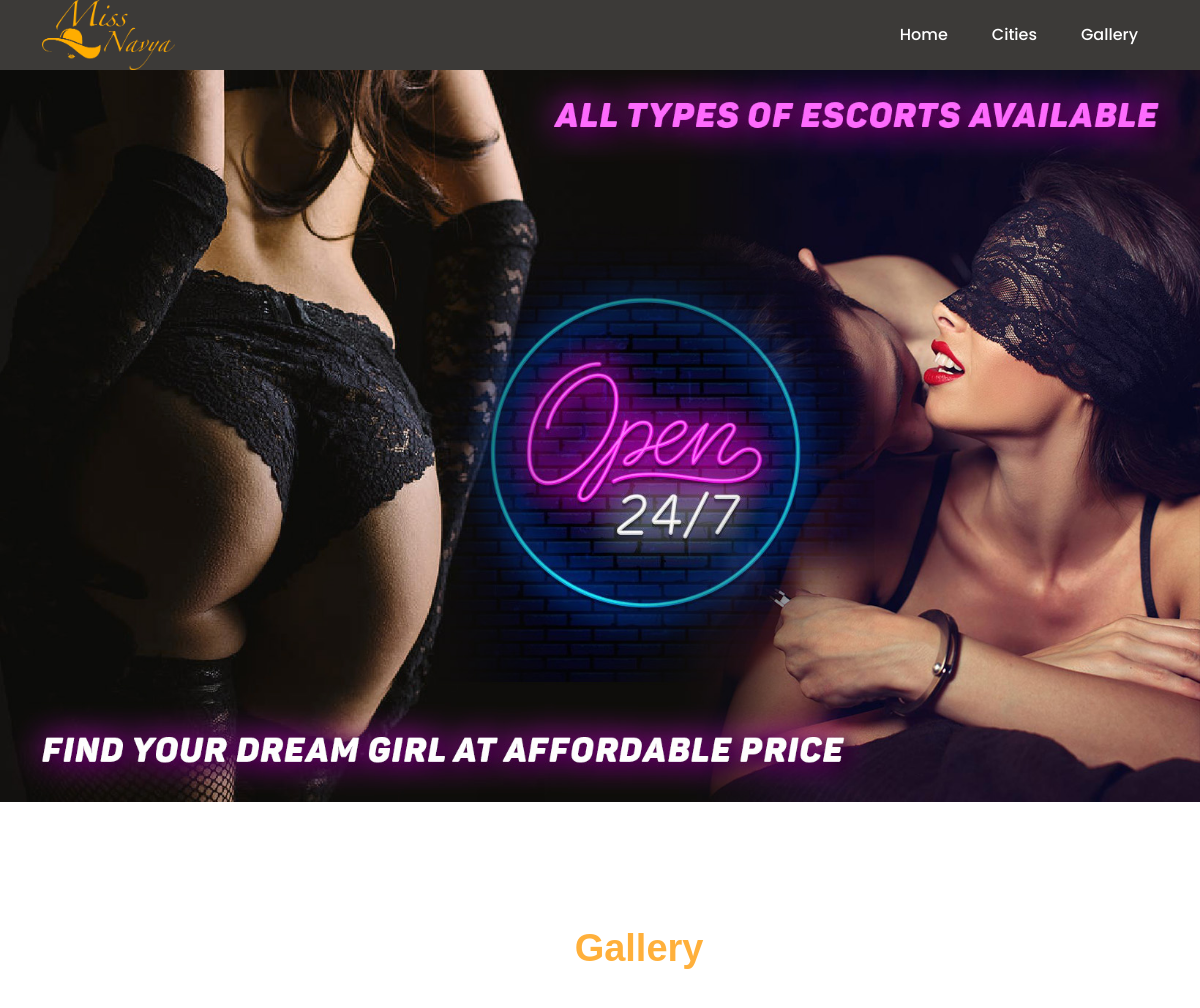
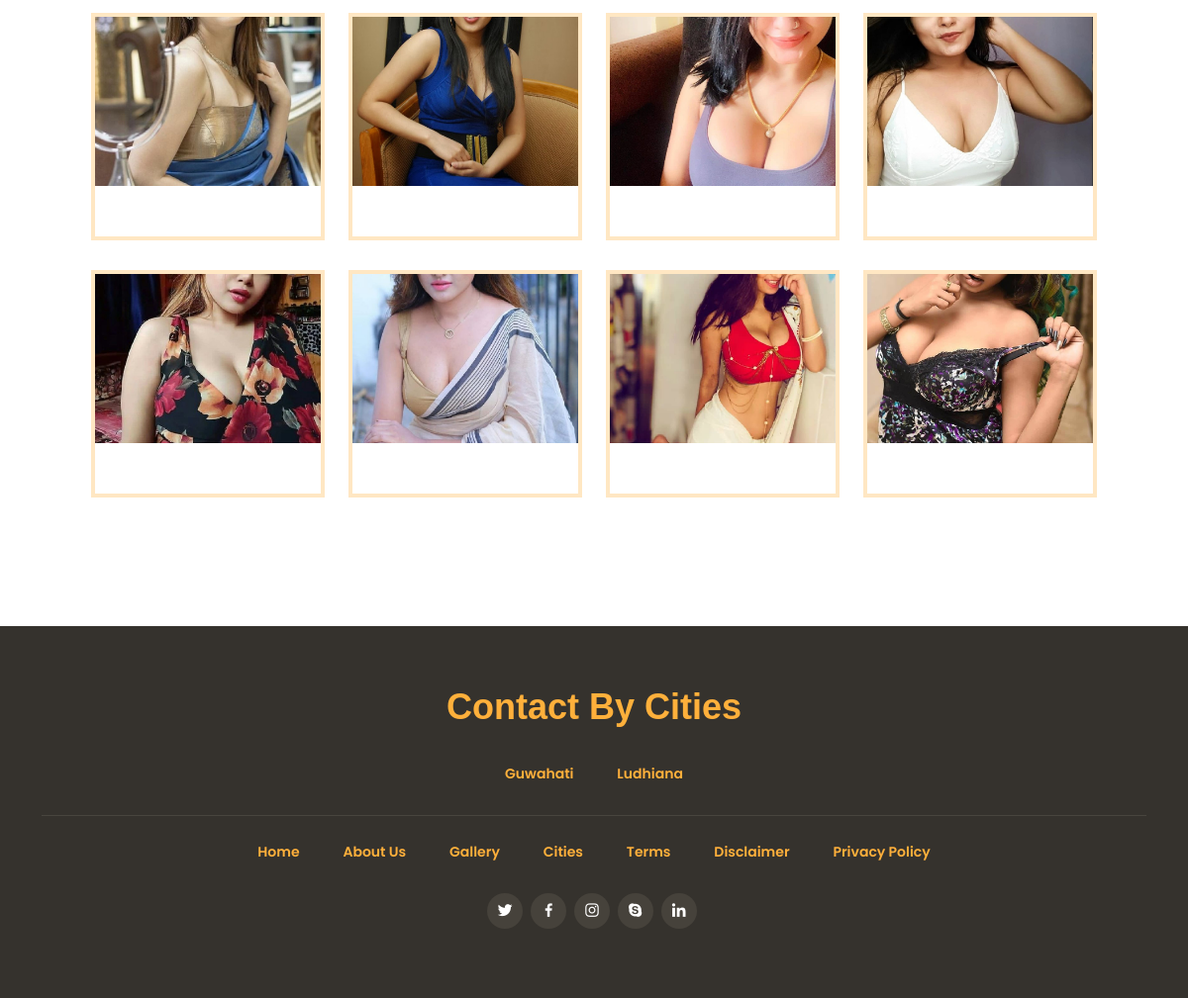
/gallery.php, run on the app's committed database (2 pictures, top to bottom).
### tables this page shows
CREATE TABLE `websiteheader` (
  `id` int(11) NOT NULL,
  `site_name` varchar(250) NOT NULL,
  `site_logo` varchar(500) NOT NULL,
  `site_contact` varchar(20) NOT NULL,
  `site_contact2` varchar(10) NOT NULL,
  `site_tagline` varchar(250) NOT NULL,
  `facebook` varchar(250) NOT NULL,
  `twitter` varchar(250) NOT NULL,
  `insta` varchar(250) NOT NULL,
  `skype` varchar(250) NOT NULL,
  `linkin` varchar(250) NOT NULL,
  `date` varchar(30) NOT NULL,
  `status` enum('0','1') NOT NULL
);

CREATE TABLE `galery` (
  `id` int(11) NOT NULL,
  `section` varchar(20) NOT NULL,
  `image` text NOT NULL,
  `date` varchar(20) NOT NULL
);

CREATE TABLE `websitepage` (
  `id` int(11) NOT NULL,
  `related_cities` text NOT NULL,
  `city` varchar(250) NOT NULL,
  `url` varchar(250) NOT NULL,
  `def` varchar(5) NOT NULL,
  `content` text NOT NULL,
  `image` text NOT NULL,
  `img_alt` varchar(250) NOT NULL,
  `contact` varchar(15) NOT NULL,
  `email` varchar(250) NOT NULL,
  `status` enum('0','1') NOT NULL,
  `date` varchar(30) NOT NULL,
  `position` varchar(10) NOT NULL
);

### gallery.php (the view, shortened to what this page needs)
<?php
include("admin/configuration/functions.php");
$qry=mysqli_query($con,"select * from websiteheader where id='17'");
$hqry=mysqli_fetch_array($qry);
?>
<!DOCTYPE html>
<html lang="en">
<head>
<?php include('include/css.php') ?>
</head>
<body>
<?php include('include/header2.php') ?>
  <main id="main">
    <section class="breadcrumbs">
      <img src="assets/img/inner-banner-e.jpg" />
    </section>
    <section id="gallery" class="gallery galleryPage">
      <div class="container">
          <div class="section-title mt-4">
            <h2>Our <span>Gallery</span></h2>
          </div>
        <div class="row no-gutters">
          <?php $qry=mysqli_query($con,'select * from galery order by id desc');
          while($gal=mysqli_fetch_row($qry)) {?>
            <div class="col-lg-3 col-md-4">
              <div class="gallery-item">
                <a href="assets/img/gallery/<?php echo $gal[2] ?>" class="gallery-lightbox">
                  <img src="assets/img/gallery/<?php echo $gal[2] ?>" alt="" class="img-fluid">
                </a>
              </div>
            </div>
          <?php } ?>
        </div>
      </div>
    </section>
  </main>
  <?php include('include/footer.php') ?>
</body>
</html>

### include/css.php (shortened to what this page needs)
<link href="assets/vendor/animate.css/animate.min.css" rel="stylesheet">
<link href="assets/vendor/bootstrap/css/bootstrap.min.css" rel="stylesheet">
<link href="assets/vendor/bootstrap-icons/bootstrap-icons.css" rel="stylesheet">
<link href="assets/vendor/boxicons/css/boxicons.min.css" rel="stylesheet">
<link href="assets/vendor/glightbox/css/glightbox.min.css" rel="stylesheet">
<link href="assets/vendor/swiper/swiper-bundle.min.css" rel="stylesheet">
<link href="assets/css/style.css" rel="stylesheet">

### include/header2.php (shortened to what this page needs)
<?php $page=basename($_SERVER['PHP_SELF']); ?>
    <header id="header" class="fixed-top d-flex align-items-center">
      <div class="container-fluid container-xl d-flex align-items-center justify-content-between">
      <div class="logo me-auto">
        <a href="index"><img src="assets/img/<?php echo $hqry['site_logo'] ?>" alt=""></a>
      </div>
      <nav id="navbar" class="navbar order-last order-lg-0">
        <ul>
          <li><a class="nav-link <?php if ($page=='index'){ ?>active<?php } ?>" href="index">Home</a></li>
          <li><a class="nav-link <?php if ($page=='cities'){ ?>active<?php } ?>" href="cities">Cities</a></li>
          <li><a class="nav-link <?php if ($page=='gallery'){ ?>active<?php } ?>" href="gallery">Gallery</a></li>
        </ul>
      </nav>
    </div>
  </header>

### include/footer.php
<footer id="footer">
  <div class="container">
    <h3>Contact By Cities</h3>
    <ul>
      <?php $qry=mysqli_query($con,"select * from websitepage order by id desc limit 10");
        while($fetch=mysqli_fetch_array($qry)){?>
          <li><a href="<?php echo $fetch['url']?>"><?php echo $fetch['city'] ?></a></li>
    <?php }?>
    </ul>
    <ul class="bootomFooter">
      <li><a href="index">Home</a></li>
      <li><a href="About">About Us</a></li>
      <li><a href="Gallery">Gallery</a></li>
      <li><a href="cities">Cities</a></li>
      <li><a href="Terms">Terms</a></li>
      <li><a href="Disclaimer">Disclaimer</a></li>
      <li><a href="Privacy-Policy">Privacy Policy</a></li>
    </ul>
    <div class="social-links">
      <a target="_blank" href="<?php echo $hqry['twitter'] ?>" class="twitter"><i class="bx bxl-twitter"></i></a>
      <a target="_blank" href="<?php echo $hqry['facebook'] ?>" class="facebook"><i class="bx bxl-facebook"></i></a>
      <a target="_blank" href="<?php echo $hqry['insta'] ?>" class="instagram"><i class="bx bxl-instagram"></i></a>
      <a target="_blank" href="<?php echo $hqry['skype'] ?>" class="google-plus"><i class="bx bxl-skype"></i></a>
      <a target="_blank" href="<?php echo $hqry['linkin'] ?>" class="linkedin"><i class="bx bxl-linkedin"></i></a>
    </div>
  </div>
</footer>

### assets/css/style.css (style rules this page uses)
body { font-family: "Poppins", sans-serif; font-size: 16px; color: #444; line-height: 28px; font-weight: 300; }
a { text-decoration: none; color: #ffb03b; }
h1, h2, h3, h4, h5, h6 { font-family: "Calibri", sans-serif; }
#header { height: 70px; z-index: 997; transition: all 0.5s; padding: 10px 0; background: rgba(26, 24, 22, 0.85); }
#header .logo img { height: 70px; margin: 0 !important; }
.navbar { padding: 0; margin: 0 20px 0 0; }
.navbar ul { margin: 0; padding: 0; display: flex; list-style: none; align-items: center; }
.navbar li { position: relative; }
.navbar a, .navbar a:focus { display: flex; align-items: center; justify-content: space-between; padding: 10px 0 10px 44px; font-size: 16px; font-weight: 500; color: white; white-space: nowrap; transition: 0.3s; }
section { padding: 60px 0; }
.section-title { text-align: center; padding-bottom: 30px; }
.section-title h2 { margin: 15px 0 20px 0; font-size: 38px; font-weight: 700; color: #5f5950; }
.section-title h2 span { color: #ffb03b; }
.breadcrumbs { padding: 70px 0 0; }
.breadcrumbs img { width: 100%; }
.gallery { padding-bottom: 0; background: url("../img/gallery-banner.webp"); background-size: cover; padding: 100px 80px; position: relative; }
.gallery:before { content: ""; height: 100%; width: 100%; background: hsl(0deg 0% 0% / 71%); position: absolute; left: 0; top: 0; z-index: 0; }
.gallery .gallery-item { overflow: hidden; border: 8px solid hsl(0deg 0% 100% / 18%); margin: 0 0 30px; height: 230px; }
.gallery .gallery-item img { transition: all ease-in-out 0.4s; }
.gallery .section-title, .gallery .section-title h2 { color: #fff; }
.container-fluid { z-index: 1; position: relative; }
.galleryPage { background: none; }
.galleryPage:before { background: none; z-index: -1; }
.galleryPage .gallery-item { border: 4px solid #feaf3b4d; transition: all ease 0.2s; }
#footer { background: #35322d; color: #fff; font-size: 14px; text-align: center; padding: 30px 0; }
#footer h3 { font-size: 36px; font-weight: 700; color: #ffb03b; position: relative; padding: 0; margin: 30px 0 30px; }
#footer .social-links { margin: 0 0 40px 0; }
#footer .social-links a { font-size: 18px; display: inline-block; background: #46423b; color: #fff; line-height: 1; padding: 8px 0; margin-right: 4px; border-radius: 50%; text-align: center; width: 36px; height: 36px; transition: 0.3s; }
#footer ul { list-style: none; padding: 0; }
#footer li { margin: 0 0 10px; display: inline-block; }
#footer li a { border-radius: 30px; padding: 2px 20px; display: block; transition: all ease 0.2s; font-weight: 600; }
.bootomFooter { padding: 20px 0 0 !important; border-top: solid 1px #48453e; }

### data on the page
websiteheader: site_logo (picture)
galery: image (picture)
galery: image (picture)
galery: image (picture)
galery: image (picture)
galery: image (picture)
galery: image (picture)
galery: image (picture)
galery: image (picture)
websitepage: city "Guwahati"
websitepage: city "Ludhiana"
